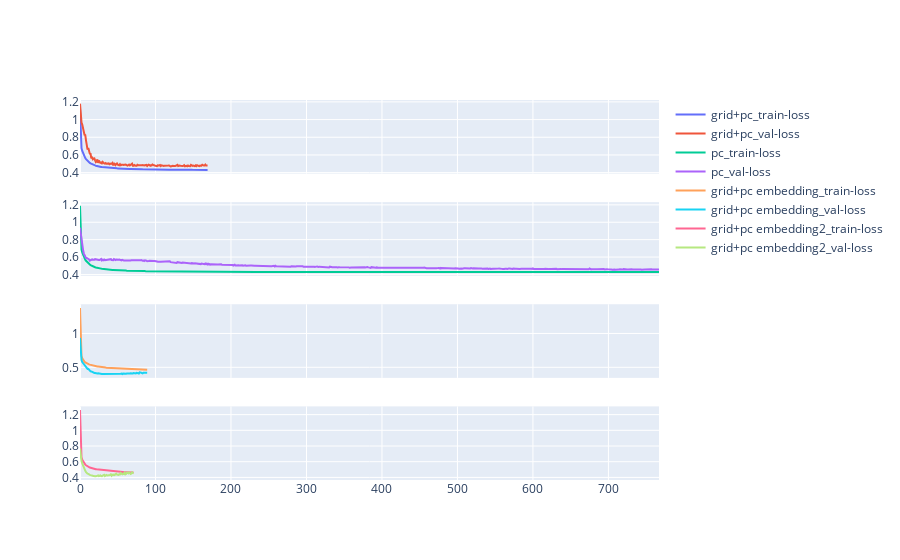

Notebook code for this chart:
### Markdown cell above
## Loss Curves

### Code cell
show_loss([path1, path2, path3, path3_1], ['grid+pc', 'pc', 'grid+pc embedding', 'grid+pc embedding2'])
